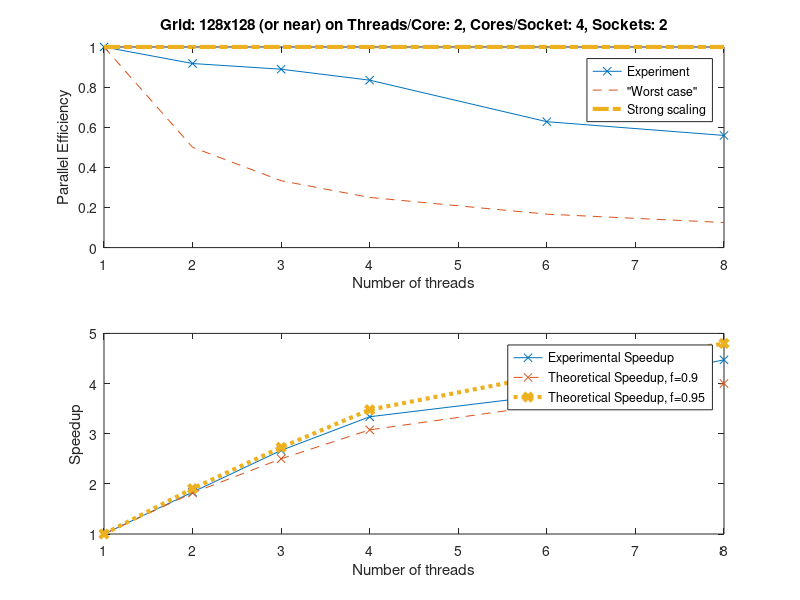

The MATLAB source for this figure:
%% Calculate 

numProc = [1,2,3,4,6,8];
runtime.proc1 = [1818659]; %129x129
runtime.proc2 = [991009];
runtime.proc3 = [681731];  %129x129
runtime.proc4 = [544818];
runtime.proc6 = [483022];  %132x132
runtime.proc8 = [406615];
grid = '128x128';
proc = 'Threads/Core: 2, Cores/Socket: 4, Sockets: 2';
f1 = 0.9;
f2 = 0.95;

% numProc = [1,2,3,4];
% runtime.proc1 = [11176, 10551];
% runtime.proc2 = [7557, 7327];
% runtime.proc3 = [9279, 9228];
% runtime.proc4 = [9802, 9660];
% grid = '32x32';
% proc = 'Threads/Core: 2, Cores/Socket: 2, Socket: 1';
% f = 0.9;

n_proc = numel(numProc);

T   = zeros(n_proc,1);
S   = zeros(n_proc,1);
St1 = zeros(n_proc,1);
St2 = zeros(n_proc,1);
E   = zeros(n_proc,1);
bad = zeros(n_proc,1);
opt = zeros(n_proc,1);

for p=1:n_proc
    T(p)   = mean(getfield(runtime, ['proc',num2str(numProc(p))]))*10^-3;
    S(p)  = T(1)/T(p);
    St1(p)  = T(1)/(T(1) * ((1-f1)+f1/p));
    St2(p)  = T(1)/(T(1) * ((1-f2)+f2/p));
    E(p)  = S(p)/numProc(p);
    bad(p) = 1/numProc(p);
    opt(p) = 1;
end

%% Plot runtime
hf = figure;
ha_ep = subplot(2,1,1,'Parent',hf);
plot(ha_ep, numProc, E, 'x-', numProc, bad, '--', numProc, opt, '-.', 'LineWidth', 3);
title(ha_ep, ['Grid: ',grid,' (or near) on ', proc]);
xlabel(ha_ep, 'Number of threads');
ylabel(ha_ep, 'Parallel Efficiency');
legend(ha_ep, 'Experiment', '"Worst case"', 'Strong scaling');

ha_sp = subplot(2,1,2,'Parent',hf);
plot(ha_sp, numProc, S, 'x-', numProc, St1, 'x--', numProc, St2, 'x:', 'LineWidth', 3);
xlabel(ha_sp, 'Number of threads');
ylabel(ha_sp, 'Speedup');
legend(ha_sp, 'Experimental Speedup', ['Theoretical Speedup, f=',num2str(f1)], ['Theoretical Speedup, f=',num2str(f2)]);

print(hf, ['plot_runtime_',grid], '-dpng');